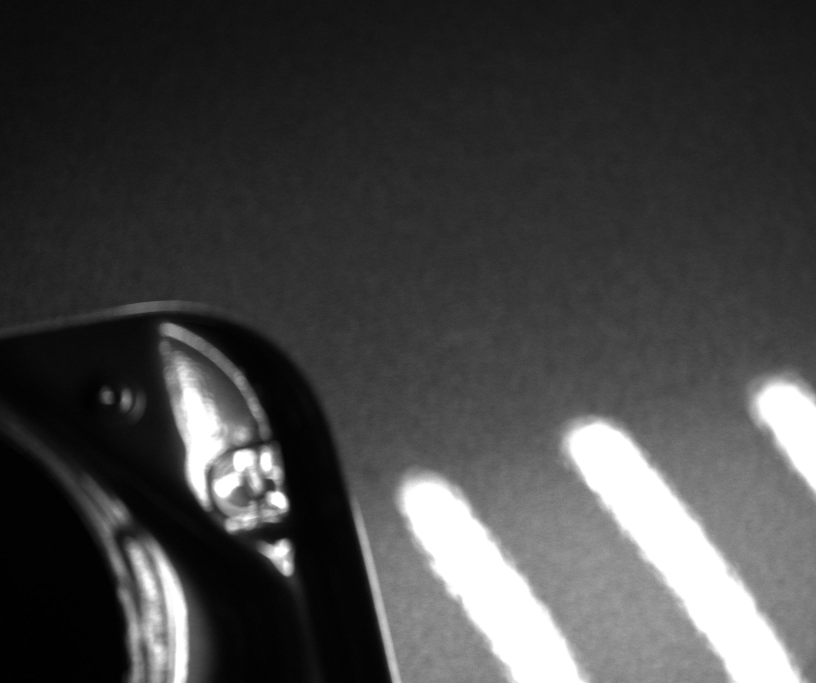
#> input picture data/Trigger-18284744-36.jpg, 2448 x 2048 px, found by its file name (shown at 1/3 size); its folder holds only this picture in this run
$ python orange_peel_128.py   (older library calls are emulated)
#> lines starting #> are read from the running program, lines starting #| are printed output that depends on the picture; after the words box and inside, x2 and y2 are one past the last pixel; in counts of white or black regions, pixels touching at a corner belong together
import cv2
from matplotlib import pyplot as plt
import numpy as np
import os
import glob


def main():
    #dataset
    directory_name = r"C:\Users\Buslab_GG\Desktop\orange_peel_analysis\data"
    output_file = r"C:\Users\Buslab_GG\Desktop\orange_peel_analysis\data_normalize"

    #create output_file
    if not os.path.isdir(output_file):
        os.mkdir(output_file)

    for filename in os.listdir(directory_name):
        img = cv2.imread(directory_name + "/" + filename)
#> img is the input picture: shape (2048, 2448, 3); min 0, max 255, mean 69.2

        #filter noise
        img = cv2.bilateralFilter(img, 23, 50, 50)

        #grayscale
        gray = cv2.cvtColor(img, cv2.COLOR_BGR2GRAY)

        #catch the light
        ret , dst = cv2.threshold(gray,180,255,cv2.THRESH_BINARY)
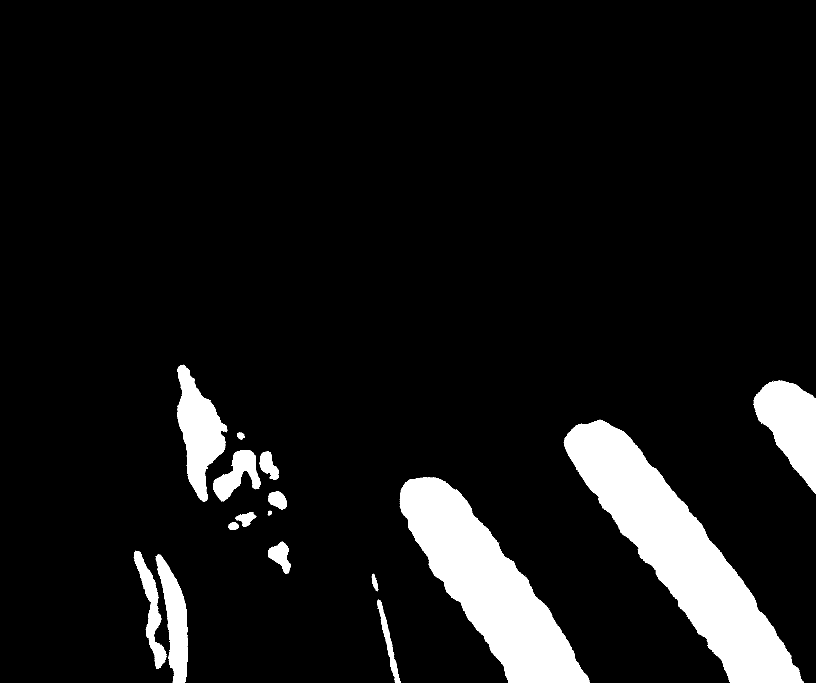
#> dst: shape (2048, 2448) (shown at 1/3 size); 8.8% white; 59 white regions (43 under 20 px), largest, box (x1, y1, x2, y2) and area: (1691, 1259, 2411, 2048) 178453, (1199, 1432, 1769, 2048) 141932, (2260, 1141, 2448, 1482) 36889

        #edge detection
        kernel = np.ones((5,5), np.uint8)
        dst = cv2.erode(dst, kernel, iterations = 1)
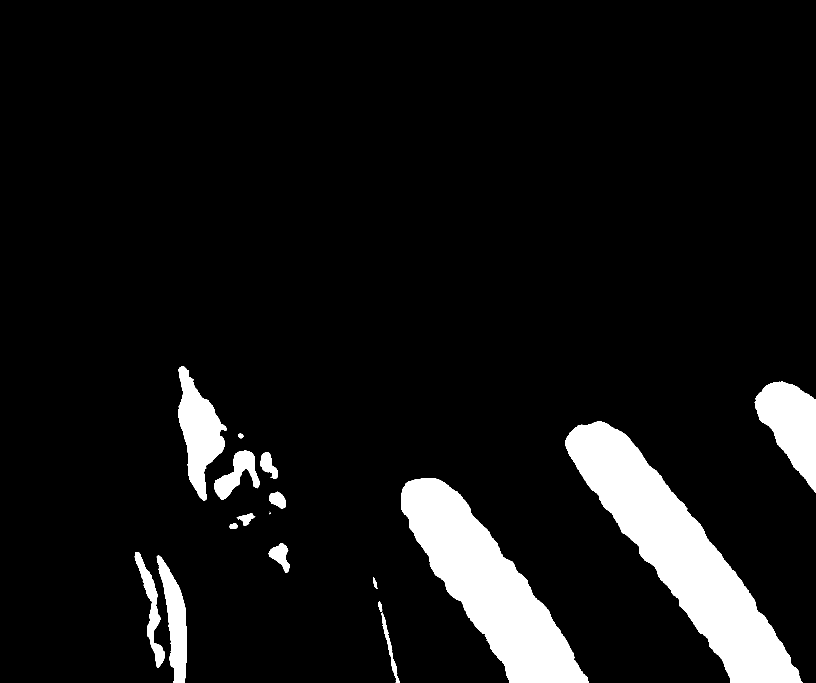
#> dst: shape (2048, 2448) (shown at 1/3 size); 8.3% white; 18 white regions (2 under 20 px), largest, box (x1, y1, x2, y2) and area: (1695, 1263, 2409, 2048) 172371, (1203, 1435, 1766, 2048) 137308, (2264, 1144, 2448, 1479) 35232
        x = cv2.Sobel(dst, cv2.CV_16S, 1, 0)
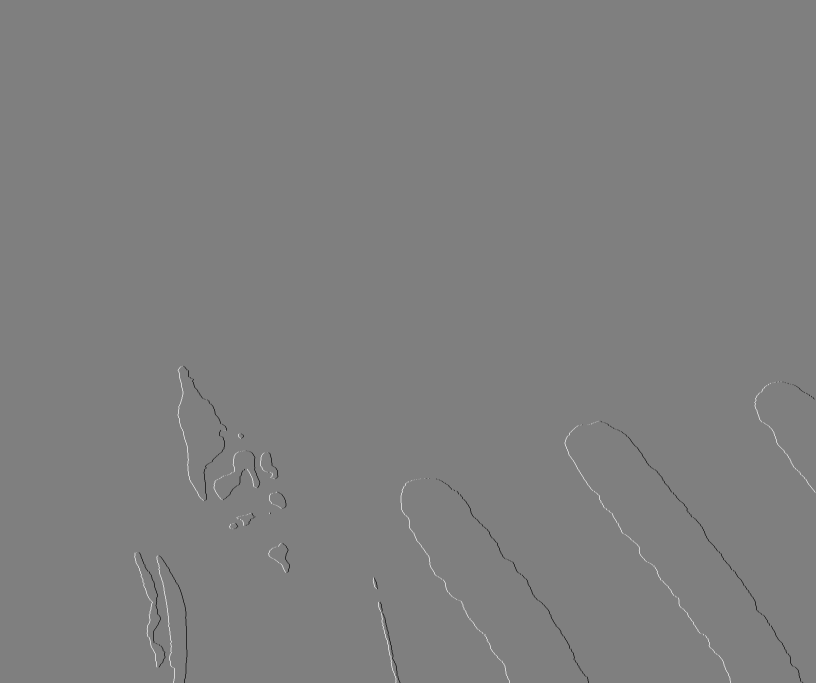
#> x: shape (2048, 2448) int16 (shown at 1/3 size); min -1020, max 1020, mean 0.1; drawn with min black and max white
        y = cv2.Sobel(dst, cv2.CV_16S, 0, 1)
        absX = cv2.convertScaleAbs(x)# 轉回uint8
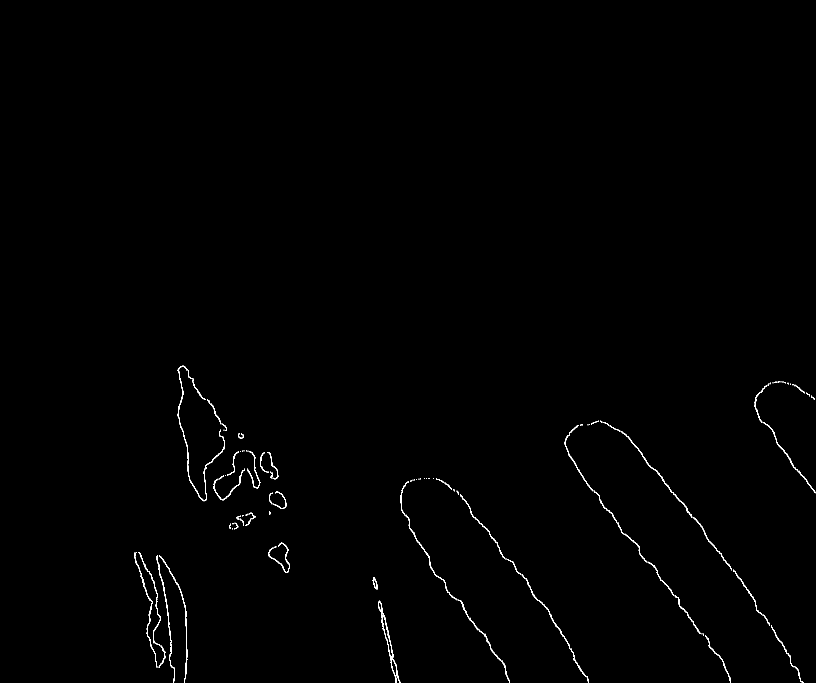
#> absX: shape (2048, 2448) (shown at 1/3 size); 0.43% white in thin lines or dots, all inside (x1, y1, x2, y2) = (403, 1097, 2447, 2048)
        absY = cv2.convertScaleAbs(y)
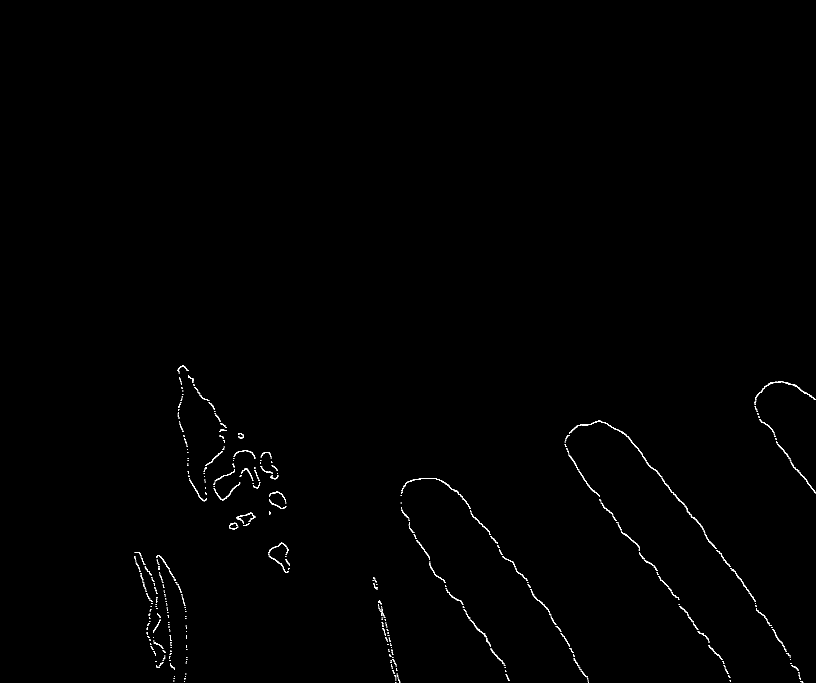
#> absY: shape (2048, 2448) (shown at 1/3 size); 0.35% white in thin lines or dots, all inside (x1, y1, x2, y2) = (403, 1097, 2448, 2047)
        dst1 = cv2.addWeighted(absX, 0.5, absY, 0.5, 0)

        #post-process
        kernel1 = np.ones((7,7), np.uint8)
        dst1 = cv2.dilate(dst1, kernel1, iterations = 2)
        dst1[dst1>60] = 255
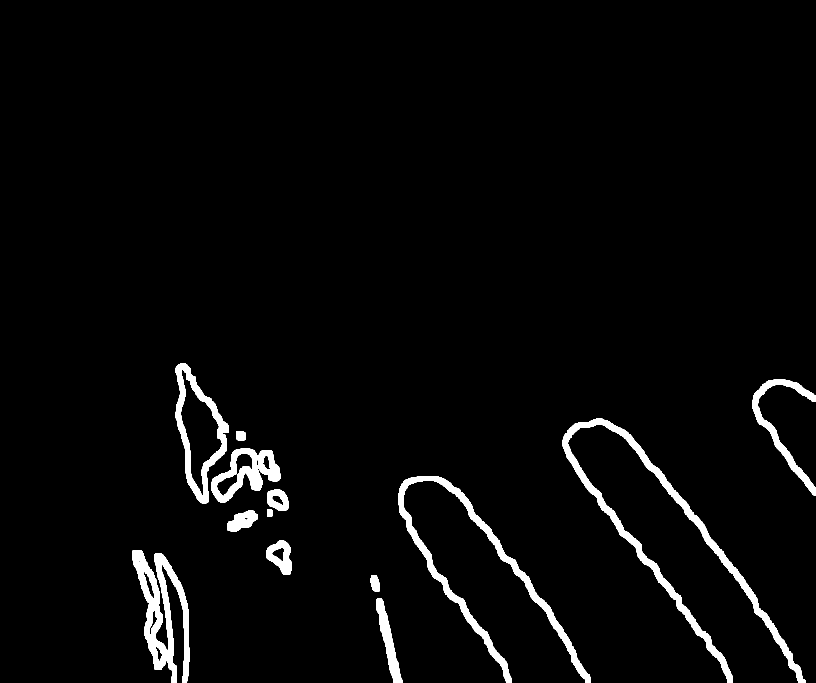
#> dst1: shape (2048, 2448) (shown at 1/3 size); 3.1% white; 14 white regions

        #catch the light
        counter , hierarcy = cv2.findContours(dst1,cv2.RETR_TREE,cv2.CHAIN_APPROX_SIMPLE)
#> counter = 37 contours, 12 with area under 20; largest, box (x1, y1, x2, y2) and area: (1688, 1256, 2416, 2048) 36908, (527, 1091, 686, 1510) 36464, (1196, 1428, 1773, 2048) 28094, (397, 1650, 568, 2048) 26902, (542, 1108, 667, 1490) 20886
        tmp2 = 1
        for i in counter:
            #only catch the large light
            if cv2.contourArea(i) > 500:
                M = cv2.moments(i)
                x = int( M['m10'] / M['m00'] )
                y = int( M['m01'] / M['m00'] )
                if y + 100 > 2048 or x + 100 > 2448 or x - 100 < 0 or y - 100 < 0 :
                    continue
                test = img[ y-100 : y+100 , x-100 : x+100 ]
                test = cv2.resize(test, (128, 128), interpolation=cv2.INTER_AREA)
                cv2.imwrite(output_file + "/" + filename,test)
#> this loop made 37 passes
#> (x, y) on passes 1, 2, 3, 5, 6, 13, 16, 17, 21, 22, 23, 24: (1165, 1924), (1124, 1749), (483, 1835), (459, 1861), (446, 1754), (841, 1668), (837, 1660), (726, 1562), (833, 1499), (832, 1498), (1447, 1724), (806, 1396)
#> i on passes 8, 11, 12, 26, 36: [[422, 1696], [423, 1695], [424, 1696], [423, 1697]], [[412, 1669], [413, 1668], [414, 1669], [413, 1670]], [[411, 1667], [412, 1666], [413, 1667], [412, 1668]], [[817, 1409], [818, 1408], [819, 1409], [818, 1410]], [[610, 1489], [611, 1488], [612, 1489], [611, 1490]]
#> pass 1, in main, `test = img[ y-100 : y+100 , x-100 : x+100 ]`:
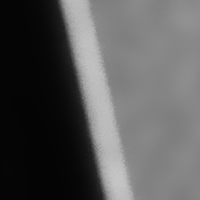
#> test: shape (200, 200, 3); min 4, max 198, mean 87.9


if __name__ == '__main__':
    main()

$ run again, on data/Trigger-18284744-40.jpg
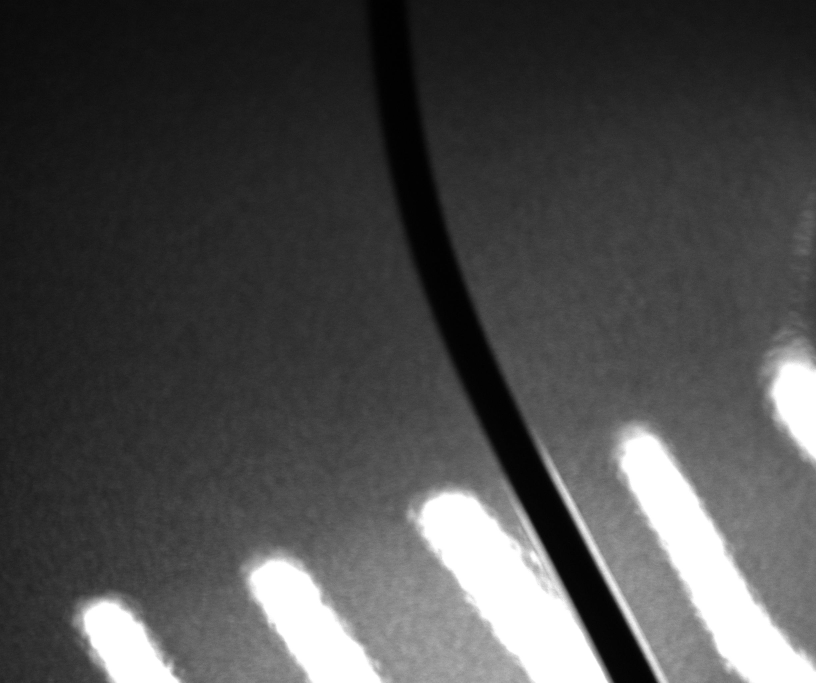
#> input picture data/Trigger-18284744-40.jpg, 2448 x 2048 px, found by its file name (shown at 1/3 size)
#> in main, img is the input picture: shape (2048, 2448, 3); min 0, max 255, mean 75.6
#> absX: shape (2048, 2448); 0.36% white in thin lines or dots, all inside (x1, y1, x2, y2) = (249, 1071, 2447, 2048)
#> absY: shape (2048, 2448); 0.32% white in thin lines or dots, all inside (x1, y1, x2, y2) = (249, 1071, 2448, 2047)
#> in main, `dst1[dst1>60] = 255`:
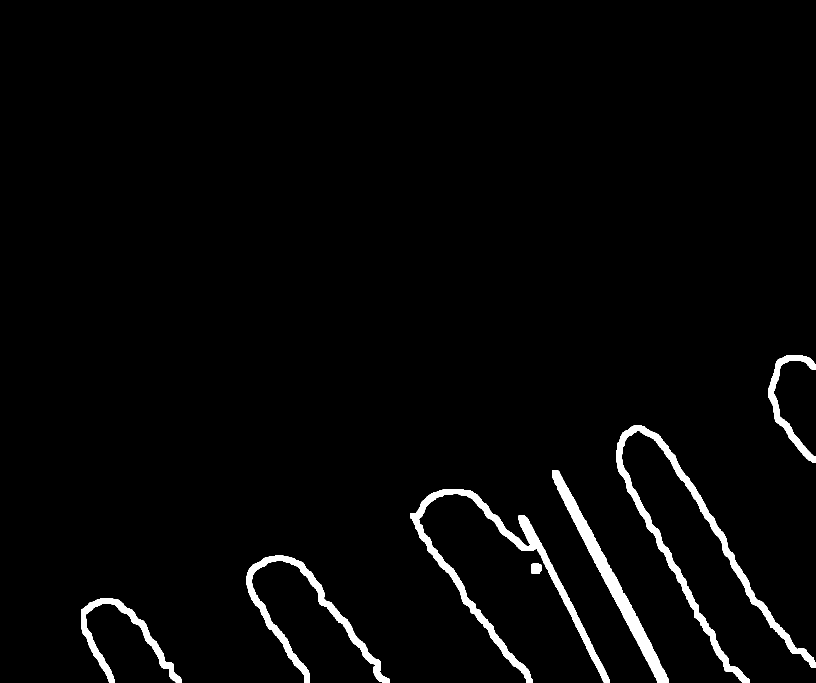
#> dst1: shape (2048, 2448) (shown at 1/3 size); 2.6% white; 7 white regions
#> counter = 7 contours; box (x1, y1, x2, y2) and area: (1848, 1277, 2448, 2048) 32743, (1231, 1467, 1830, 2048) 30428, (1657, 1410, 2007, 2048) 22816, (739, 1666, 1170, 2048) 18018, (243, 1794, 546, 2048) 11530, (2305, 1065, 2448, 1389) 8134, (1593, 1690, 1624, 1722) 848
#> the loop in main, `for i in counter:` made 7 passes
#> (x, y) on passes 1 to 7: (368, 1913), (1607, 1705), (922, 1848), (1513, 1723), (1832, 1740), (2098, 1657), (2367, 1206)
#> pass 2, in main, `test = img[ y-100 : y+100 , x-100 : x+100 ]`:
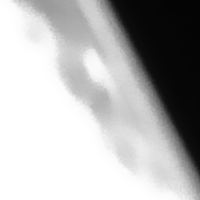
#> test: shape (200, 200, 3); min 4, max 255, mean 181.6
